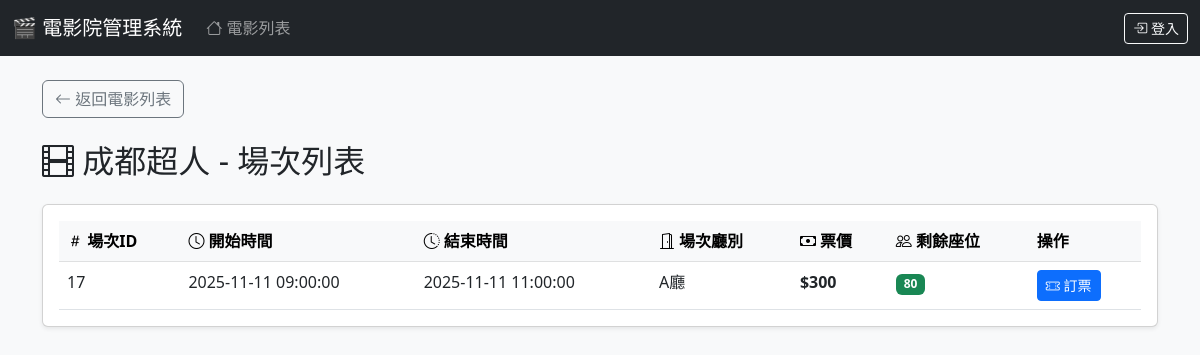
Page /public/screening_list.php?movie_id=10 on the earlier database version.
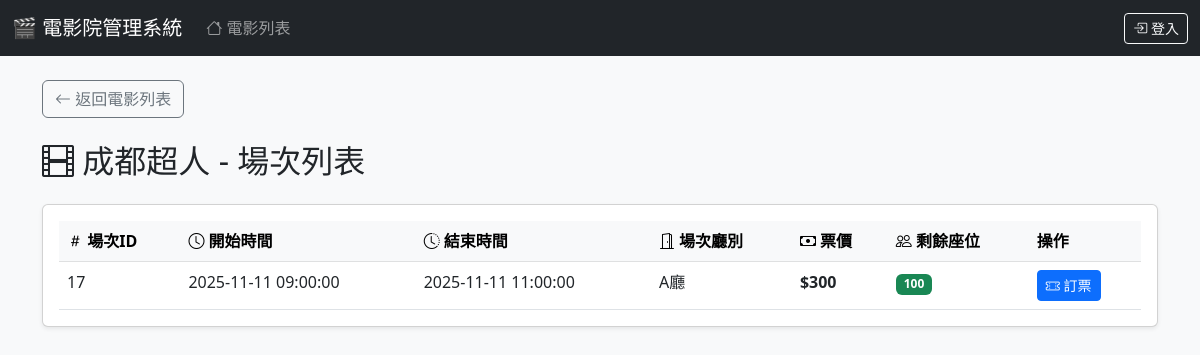
Same page on the later database version.
### tables this page shows
CREATE TABLE `movie` (
  `MovieID` int(15) NOT NULL COMMENT '電影編號',
  `Title` varchar(255) NOT NULL COMMENT '電影名稱',
  `Genre` varchar(255) NOT NULL COMMENT '電影類型',
  `Duration` int(11) NOT NULL COMMENT '電影時長(分鐘)',
  `img` varchar(100) NOT NULL COMMENT '電影圖片的路徑'
);

CREATE TABLE `screening` (
  `ScreeningID` int(15) NOT NULL COMMENT '場次編號',
  `MovieID` int(15) NOT NULL COMMENT '電影編號',
  `StartTime` datetime NOT NULL COMMENT '場次開始時間',
  `Hall` varchar(20) NOT NULL COMMENT '場次廳別',
  `Price` int(11) NOT NULL COMMENT '場次票價',
  `TotalSeats` int(11) NOT NULL COMMENT '場次總座位',
  `AvailableSeats` int(11) NOT NULL COMMENT '場次剩餘座位'
);

### public/screening_list.php (the view, shortened to what this page needs)
<?php
    $movie_id = intval($_GET['movie_id']);
    require_once "../config/db_conn.php";
    $sql_movie = "select * from movie where MovieID = ?";
    $stmt = $db->prepare($sql_movie);
    $stmt->execute([$movie_id]);
    $movie = $stmt->fetch();
    $sql_screenings = "
    SELECT
        s.*,
        endTime(s.StartTime, m.Duration) AS EndTime
    FROM screening s
    JOIN movie m ON s.MovieID = m.MovieID
    WHERE s.MovieID = ?
    ORDER BY s.StartTime ASC
";
    $stmt2 = $db->prepare($sql_screenings);
    $stmt2->execute([$movie_id]);
    $screenings = $stmt2->fetchAll();
?>
<!DOCTYPE html>
<html lang="zh-TW">
<head>
    <link href="https://cdn.jsdelivr.net/npm/bootstrap@5.3.0/dist/css/bootstrap.min.css" rel="stylesheet">
    <link rel="stylesheet" href="https://cdn.jsdelivr.net/npm/bootstrap-icons@1.11.0/font/bootstrap-icons.css">
</head>
<body class="bg-light">
<?php include '../LoginView/navbar.php'; ?>
<div class="container">
    <div class="mb-4">
        <a href="../index.php" class="btn btn-outline-secondary">
            <i class="bi bi-arrow-left"></i> 返回電影列表
        </a>
    </div>
    <h2 class="mb-4">
        <i class="bi bi-film"></i> <?= htmlspecialchars($movie['Title'])?> - 場次列表
    </h2>
    <div class="card shadow-sm">
        <div class="card-body">
            <table class="table table-hover mb-0">
                <thead class="table-light">
                    <tr>
                        <th><i class="bi bi-hash"></i> 場次ID</th>
                        <th><i class="bi bi-clock"></i> 開始時間</th>
                        <th><i class="bi bi-clock-history"></i> 結束時間</th>
                        <th><i class="bi bi-door-open"></i> 場次廳別</th>
                        <th><i class="bi bi-cash"></i> 票價</th>
                        <th><i class="bi bi-people"></i> 剩餘座位</th>
                        <th>操作</th>
                    </tr>
                </thead>
                <tbody>
                    <?php foreach ($screenings as $row) { ?>
                    <tr>
                        <td><?= $row['ScreeningID'] ?></td>
                        <td><?= $row['StartTime'] ?></td>
                        <td><?= $row['EndTime'] ?></td>
                        <td><?= htmlspecialchars($row['Hall']) ?></td>
                        <td><strong>$<?= $row['Price'] ?></strong></td>
                        <td>
                            <?php if ($row['AvailableSeats'] > 20): ?>
                                <span class="badge bg-success"><?= $row['AvailableSeats'] ?></span>
                            <?php elseif ($row['AvailableSeats'] > 0): ?>
                                <span class="badge bg-warning text-dark"><?= $row['AvailableSeats'] ?></span>
                            <?php else: ?>
                                <span class="badge bg-danger">售罄</span>
                            <?php endif; ?>
                        </td>
                        <td>
                            <?php if ($row['AvailableSeats'] > 0): ?>
                                <a class="btn btn-primary btn-sm"
                                   href="booking.php?screening_id=<?= $row['ScreeningID'] ?>">
                                    <i class="bi bi-ticket-perforated"></i> 訂票
                                </a>
                            <?php else: ?>
                                <button class="btn btn-secondary btn-sm" disabled>
                                    <i class="bi bi-x-circle"></i> 已滿座
                                </button>
                            <?php endif; ?>
                        </td>
                    </tr>
                    <?php } ?>
                </tbody>
            </table>
        </div>
    </div>
</div>
</body>
</html>

### LoginView/navbar.php (shortened to what this page needs)
<?php
$current_dir = basename(dirname($_SERVER['SCRIPT_FILENAME']));
$in_public = ($current_dir === 'public');
$path_prefix = $in_public ? '../' : '';
?>
<nav class="navbar navbar-expand-lg navbar-dark bg-dark mb-4">
    <div class="container-fluid">
        <a class="navbar-brand" href="<?= $path_prefix ?>index.php">
            🎬 電影院管理系統
        </a>
        <div class="collapse navbar-collapse" id="navbarNav">
            <ul class="navbar-nav me-auto">
                <li class="nav-item">
                    <a class="nav-link" href="<?= $path_prefix ?>index.php">
                        <i class="bi bi-house"></i> 電影列表
                    </a>
                </li>
            </ul>
            <ul class="navbar-nav">
                <?php if (isset($_SESSION['logged_in']) && $_SESSION['logged_in']): ?>
                    <li class="nav-item">
                        <span class="nav-link">
                            <i class="bi bi-person-circle"></i> 歡迎，<?= htmlspecialchars($_SESSION['username']) ?>
                        </span>
                    </li>
                    <li class="nav-item">
                        <a class="nav-link btn btn-outline-light btn-sm" href="<?= $path_prefix ?>LoginView/logout.php">
                            <i class="bi bi-box-arrow-right"></i> 登出
                        </a>
                    </li>
                <?php else: ?>
                    <li class="nav-item">
                        <button type="button" class="btn btn-outline-light btn-sm" data-bs-toggle="modal" data-bs-target="#loginModal">
                            <i class="bi bi-box-arrow-in-right"></i> 登入
                        </button>
                    </li>
                <?php endif; ?>
            </ul>
        </div>
    </div>
</nav>

Differences in the rows shown:
changed screening "A廳": AvailableSeats "80" → "100"
